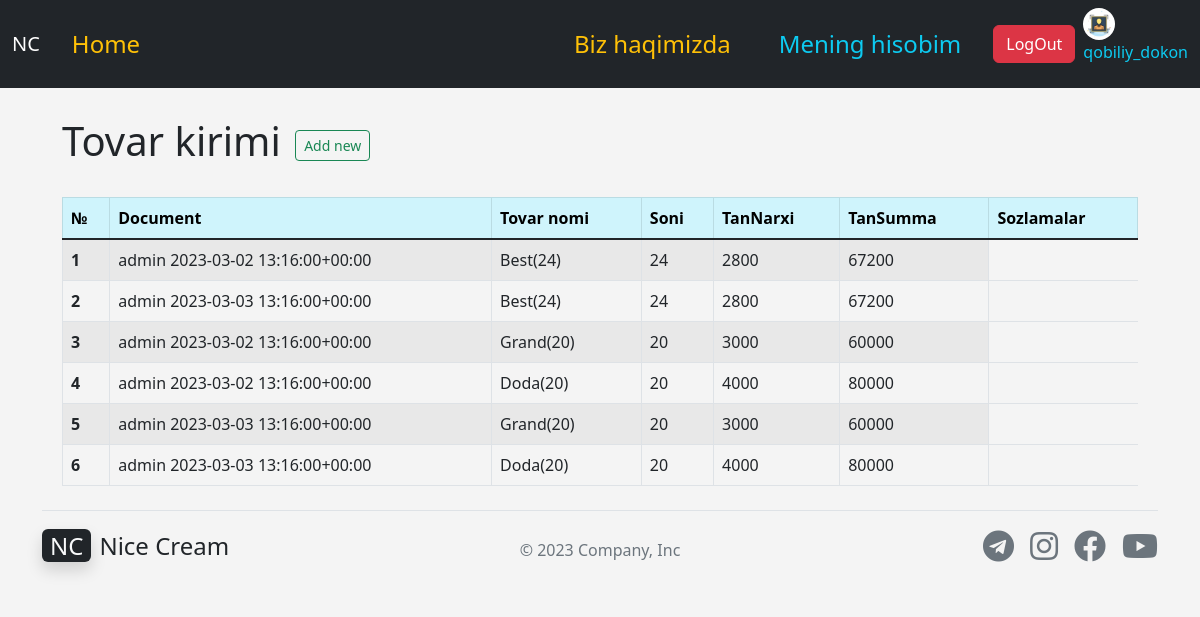
Page /products/in_product_list/ (signed in) on the earlier database version.
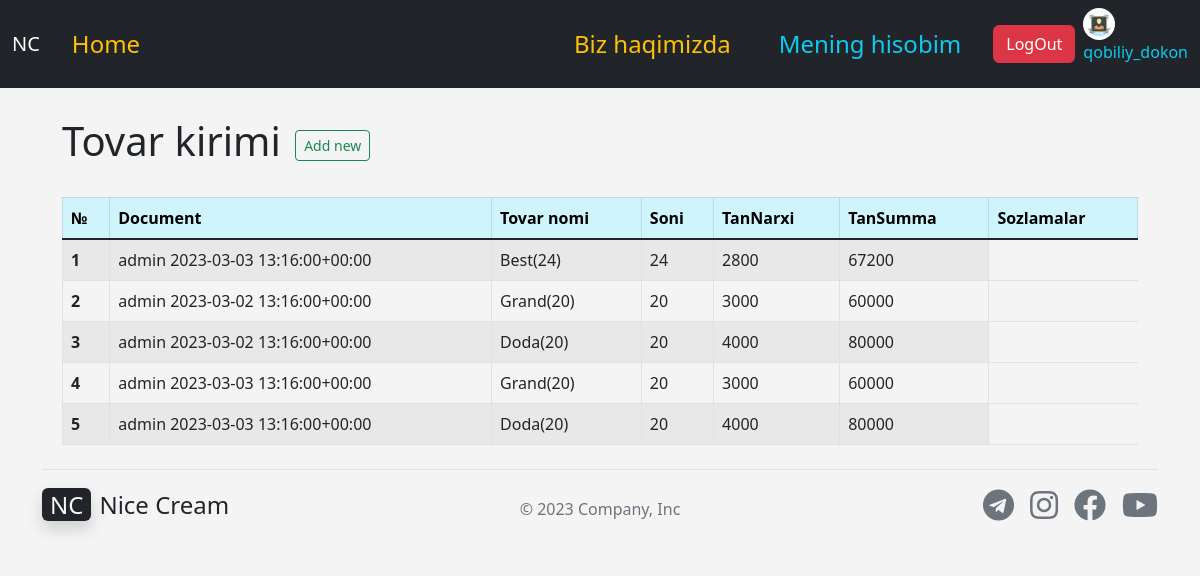
Same page on the later database version.
### apps/products/models.py (models this page shows, shortened)
class InProduct(models.Model):
    event_id = models.UUIDField(default=uuid.uuid4, blank=True, null=True,)
    document = models.ForeignKey(InDocument, blank=True, null=True, on_delete= models.CASCADE)
    product = models.ForeignKey(Product, blank=True, null=True, on_delete= models.CASCADE)
    quantity = models.IntegerField('Soni', )
    body_price = models.IntegerField('Tannarxi',  )
    body_summa = models.IntegerField('TanSumma',  )
    price = models.IntegerField('Narxi',  )
    summa = models.IntegerField('Summa',  )
    shop_price = models.IntegerField('Snarxi',  )
    shop_summa = models.IntegerField('Ssumma', )

class InDocument(models.Model):
    event_id = models.UUIDField(default=uuid.uuid4, blank=True, null=True,)
    in_date = models.DateTimeField('Sana',)
    provider = models.ForeignKey(User, blank=True, null=True, on_delete= models.CASCADE, related_name="buy_provider", limit_choices_to ={'user_type':'PR'})
    warehouse = models.ForeignKey(WarehouseName, blank=True, null=True, on_delete= models.CASCADE)
    summa = models.IntegerField('Summa',  blank=True, null=True,default=0)
    comment = models.TextField(blank=True, null=True, default='Tovar kirimi',)
    class Meta:
        ordering = ['-in_date']
    def __str__(self):
        return f'{self.provider} {self.in_date}'

class Product(models.Model):
    name = models.CharField('Tovar Nomi', max_length=50)
    capacity = models.IntegerField('Sigimi', blank=True, null=True,)
    brand = models.ForeignKey(Brand, blank=True, null=True, on_delete= models.CASCADE)
    product_size = models.FloatField(blank=True, null=True, )
    product_weight = models.FloatField(blank=True, null=True, )
    code = models.IntegerField('Kodi', blank=True, null=True,)
    image = models.ImageField(blank=True, null=True)
    about = models.TextField(blank=True, null=True)
    price = models.IntegerField('Narxi',  blank=True, null=True,)
    s_price = models.IntegerField('Snarxi',  blank=True, null=True,)
    def __str__(self):
        return self.name

### apps/accounts/models.py (models this page shows)
class User(AbstractUser):
    USER_TYPE_CHOICES = (
        ('PR', 'Provider'),
        ('CL', 'Client'),
    )
    username = models.CharField(max_length=255,unique=True,)
    first_name = models.CharField(max_length=255, blank=True, null=True)
    last_name = models.CharField(max_length=255, blank=True, null=True)
    phone = models.CharField(max_length=50, blank=True, null=True)
    email = models.EmailField(verbose_name='email address', blank=True, max_length=255, null=True)
    activated_date = models.DateTimeField(blank=True, null=True)
    balance = models.IntegerField(default=0)
    image = models.ImageField(default='user4.png',upload_to='images/', blank=True, null=True)
    address = models.CharField(max_length=255, blank=True, null=True)
    is_active = models.BooleanField(default=True)
    is_staff = models.BooleanField(default=False)
    is_superuser = models.BooleanField(default=False)
    user_type = models.CharField(max_length=50,choices=USER_TYPE_CHOICES, default='PR')
    def __str__(self):
        return self.username

### apps/products/views.py (the view)
# urls.py: path('in_product_list/', views.in_product_list, name='in_product_list'),
def in_product_list(request):
    in_product_list = InProduct.objects.all()
    return render(request, 'products/in_product_list.html', {
        'in_product_list' : in_product_list,
    })

### apps/products/templates/products/in_product_list.html (shortened to what this page needs)
{% extends 'base.html' %}
{% block content %}
<div class="container">
<br>
<h1>Tovar kirimi   <a href="{% url 'add_in_product' %}" class="btn btn-outline-success btn-sm mx-1">Add new</a></h1><br>
<table class="table table-striped table-hover table-bordered">
    <thead class="table-info">
      <tr>
        <th scope="col">№</th>
        <th scope="col">Document</th>
        <th scope="col">Tovar nomi</th>
        <th scope="col">Soni</th>
        <th scope="col">TanNarxi</th>
        <th scope="col">TanSumma</th>
        <th scope="col">Sozlamalar</th>
      </tr>
    </thead>
    <tbody class="table-group-divider">
      {% for product in in_product_list %}
      <tr>
        <th scope="row">{{ forloop.counter }}</th>
        <td>{{ product.document }}</td>
        <td>{{ product.product }}</td>
        <td>{{ product.quantity }}</td>
        <td>{{ product.body_price }}</td>
        <td>{{ product.body_summa }}</td>
      </tr>
      {% endfor %}
    </tbody>
  </table>
</div>
{% endblock content %}

Differences in the rows shown:
removed InProduct: document "admin 2023-03-02 13:16:00+00:00", product "Best(24)", quantity "24", body_price "2800", body_summa "67200"
